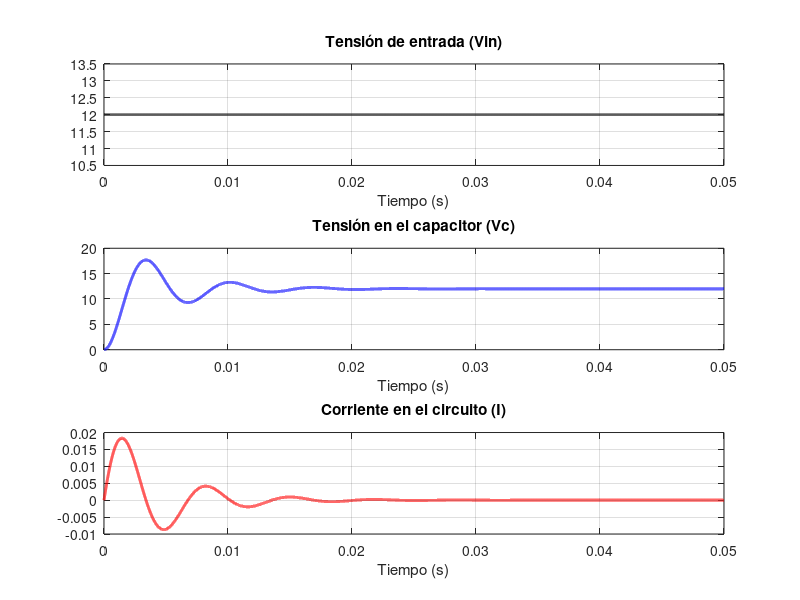
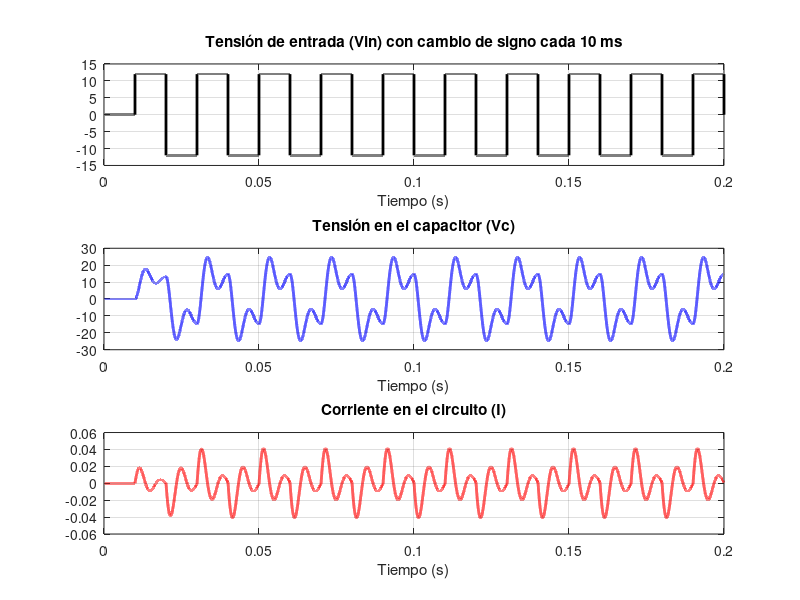
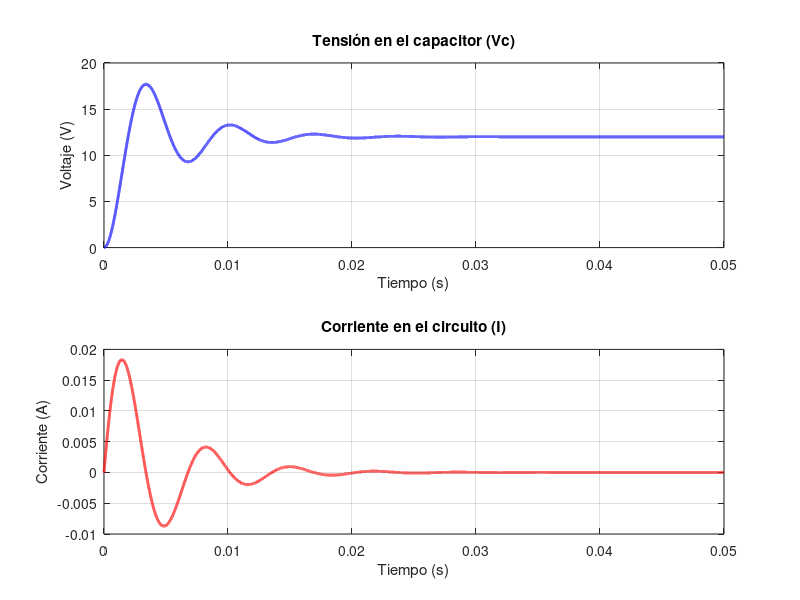

Write the MATLAB code that produced these figures, in order.
%% Ítem 1 - Trabajo Práctico

% Descripción:
% Este script resuelve el ítem 1 del trabajo práctico.


clc;
clear;

fprintf("========== ÍTEM 1 ==========\n");
fprintf("Resolviendo el ítem 1 del TP...\n\n");


%Codigo para obtener G(s). 


% Item 1
% Asigno valores a mis componentes:
R = 220
L = 500e-3
Cap = 2.2e-6
%Con estos valores de componentes planteo las matrices:
A = [-R/L  -1/L  ;  1/Cap   0]  % MATRIZ DE ESTADOS
B = [ 1/L  ;  0]     % MATRIZ DE ENTRADA
C = [ R 0]        % MATRIZ DE SALIDA
D = [0]      % MATRIZ DE TRANSMISIÓN DIRECTA
% Obtener simulaciones que permitan estudiar la dinámica del sistema, con
% una entrada de tensión escalón de 12V que cada 10 mseg cambia de signo
%Primero quiero obtener la función de transferencia utilizando las matrices
% A B C D
[num,den] = ss2tf(A,B,C,D) %State Space to Transfer Function
%Teniendo mi numerador y denominador puedo plantear mi función de
%transferencia:
G = tf(num,den)



%Código para aplicar integración por Euler y obtener el vector X*
 % Paso 1: Inicializar variables
% Entrada constante (escalón de 12 V)
vin = 12;
% Tiempo total de simulación y paso de integración
T = 0.05;         % 50 ms
tp = 1e-6;        % paso de integración
N = round(T / tp);
t = linspace(0, T, N);

I = zeros(1, N);
Vc = zeros(1, N);
u = vin * ones(1, N);  % Entrada constante de 12V durante toda la simulación

% Estado inicial y punto de operación
x = [0; 0];       % [corriente; tensión]
xop = [0; 0];

% Paso 2: Simulación con integración de Euler
for i = 1:N-1
   xp = A * (x - xop) + B * u(i);
   x = x + xp * tp;
   I(i+1) = x(1);
   Vc(i+1) = x(2);
end


% Graficar resultados
figure;
subplot(3,1,1); plot(t, u, 'k', 'LineWidth', 2); grid on;
title('Tensión de entrada (Vin)'); xlabel('Tiempo (s)');
subplot(3,1,2); plot(t, Vc, 'b', 'LineWidth', 2); grid on;
title('Tensión en el capacitor (Vc)'); xlabel('Tiempo (s)');
subplot(3,1,3); plot(t, I, 'r', 'LineWidth', 2); grid on;
title('Corriente en el circuito (I)'); xlabel('Tiempo (s)');

%Código para obtener las simulaciones requeridas por consigna + un retardo
% para observar bien el comienzo del transitorio: 

clear all; clc; close all;
% Asigno valores a los componentes
R = 220;
L = 500e-3;
Cap = 2.2e-6;
vin = 12;  % Tensión constante de entrada
% Matrices del sistema en espacio de estados
A = [-R/L  -1/L; 1/Cap   0];
B = [1/L; 0];
C = [R 0];
D = [0];
% Paso 1: obtener la función de transferencia (opcional)
[num, den] = ss2tf(A, B, C, D);
G = tf(num, den);
% Paso 2: Definir tiempo de simulación
T = 0.2;          % 200 ms
tp = 1e-6;        % paso de integración
N = round(T / tp);  % cantidad de muestras
t = linspace(0, T, N);
% Paso 3: Inicializar variables
I = zeros(1, N);
Vc = zeros(1, N);
Il = zeros(1, N);
Vcl = zeros(1, N);
u = vin * ones(1, N);  % Inicializa la entrada
% Estado inicial y punto de operación
x = [0; 0];       % [corriente; tensión]
xop = [0; 0];
% Parámetros de retardo
retardo = 10000;  % Número de pasos que se quiere retrasar la señal
u_delay = zeros(1, N);  % Inicializa el vector de la señal de entrada con retardo
% Paso 4: Simulación con entrada que cambia de signo cada 10 ms
cambio_entrada_cada = round(0.01 / tp);  % 10 ms en pasos
for i = 1:N-1
   % Cambiar la entrada cada 10 ms
   if mod(i, cambio_entrada_cada) == 0
       vin = -vin;  % Cambia de signo la entrada
   end
  
   % Asignar el valor de la entrada a u
   u(i) = vin;
 
   % Aplicar retardo a la entrada
   if i > retardo
       u_delay(i) = u(i - retardo);
   else
       u_delay(i) = 0;
   end
   % Modelo en espacio de estados (Euler explícito)
   xp = A * (x - xop) + B * u_delay(i);
   x = x + xp * tp;
  
   Il(i+1) = x(1);
   Vcl(i+1) = x(2);
end
% Paso 5: Graficar resultados
figure;
subplot(3,1,1); plot(t, u_delay, 'k', 'LineWidth', 2); grid on;
title('Tensión de entrada (Vin) con cambio de signo cada 10 ms'); xlabel('Tiempo (s)');
subplot(3,1,2); plot(t, Vcl, 'b', 'LineWidth', 2); grid on;
title('Tensión en el capacitor (Vc)'); xlabel('Tiempo (s)');
subplot(3,1,3); plot(t, Il, 'r', 'LineWidth', 2); grid on;
title('Corriente en el circuito (I)'); xlabel('Tiempo (s)');
%Ítem [1]: Código para ver la evolución de las variables de estado con 
% entrada de 12V:

clear all; clc; close all;
% Parámetros del circuito
R = 220;
L = 500e-3;
Cap = 2.2e-6;
% Matrices del sistema en espacio de estados
A = [-R/L  -1/L; 1/Cap   0];
B = [1/L; 0];
C = [R 0];
D = [0];
% Entrada constante (escalón de 12 V)
vin = 12;
% Tiempo total de simulación y paso de integración
T = 0.05;         % 50 ms
tp = 1e-6;        % paso de integración
N = round(T / tp);
t = linspace(0, T, N);
% Inicialización de variables
x = [0; 0];       % Estado inicial: [corriente; tensión en el capacitor]
Il = zeros(1, N); % Corriente
Vc = zeros(1, N); % Tensión en el capacitor
u = vin * ones(1, N);  % Entrada escalón
% Simulación usando Euler
for i = 1:N-1
   xp = A * x + B * u(i);
   x = x + xp * tp;
  
   Il(i+1) = x(1);
   Vc(i+1) = x(2);
end
% Graficar resultados
figure;
subplot(2,1,1); plot(t, Vc, 'b', 'LineWidth', 2); grid on;
title('Tensión en el capacitor (Vc)'); xlabel('Tiempo (s)'); ylabel('Voltaje (V)');
subplot(2,1,2); plot(t, Il, 'r', 'LineWidth', 2); grid on;
title('Corriente en el circuito (I)'); xlabel('Tiempo (s)'); ylabel('Corriente (A)');
